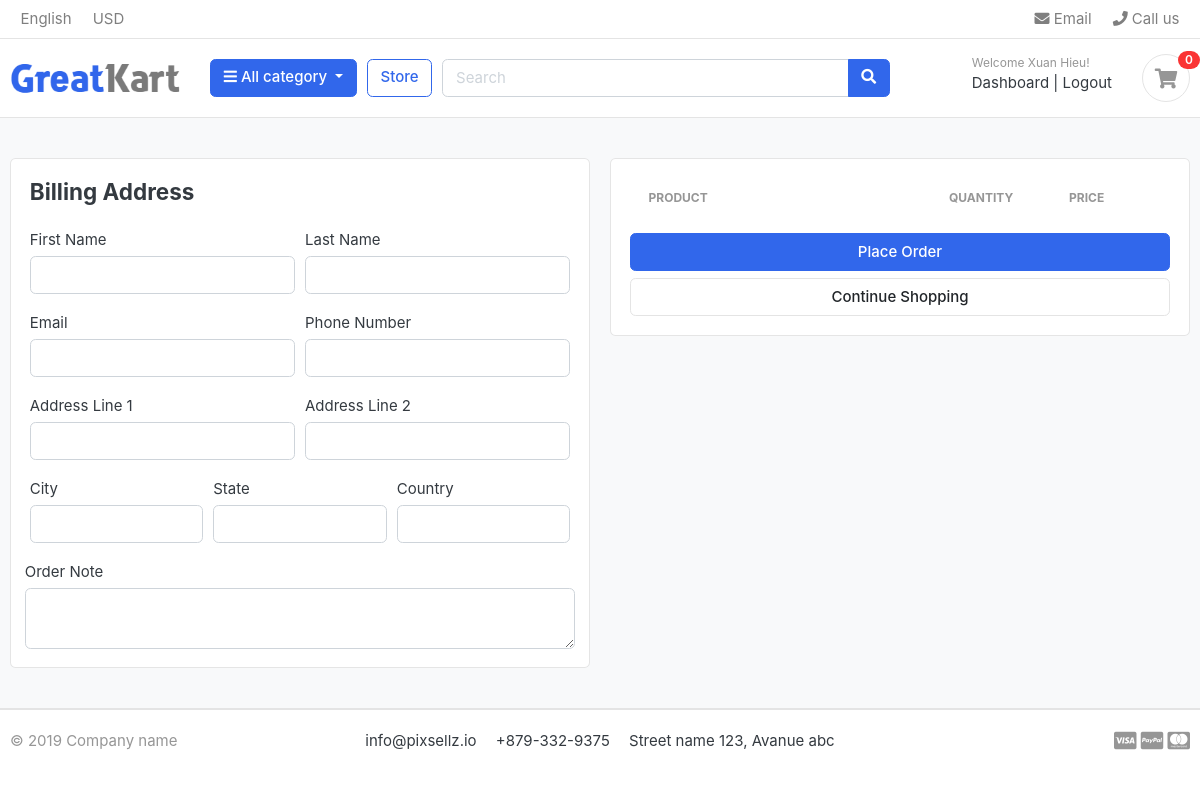
The app's page /cart/checkout/ (signed in), older data.
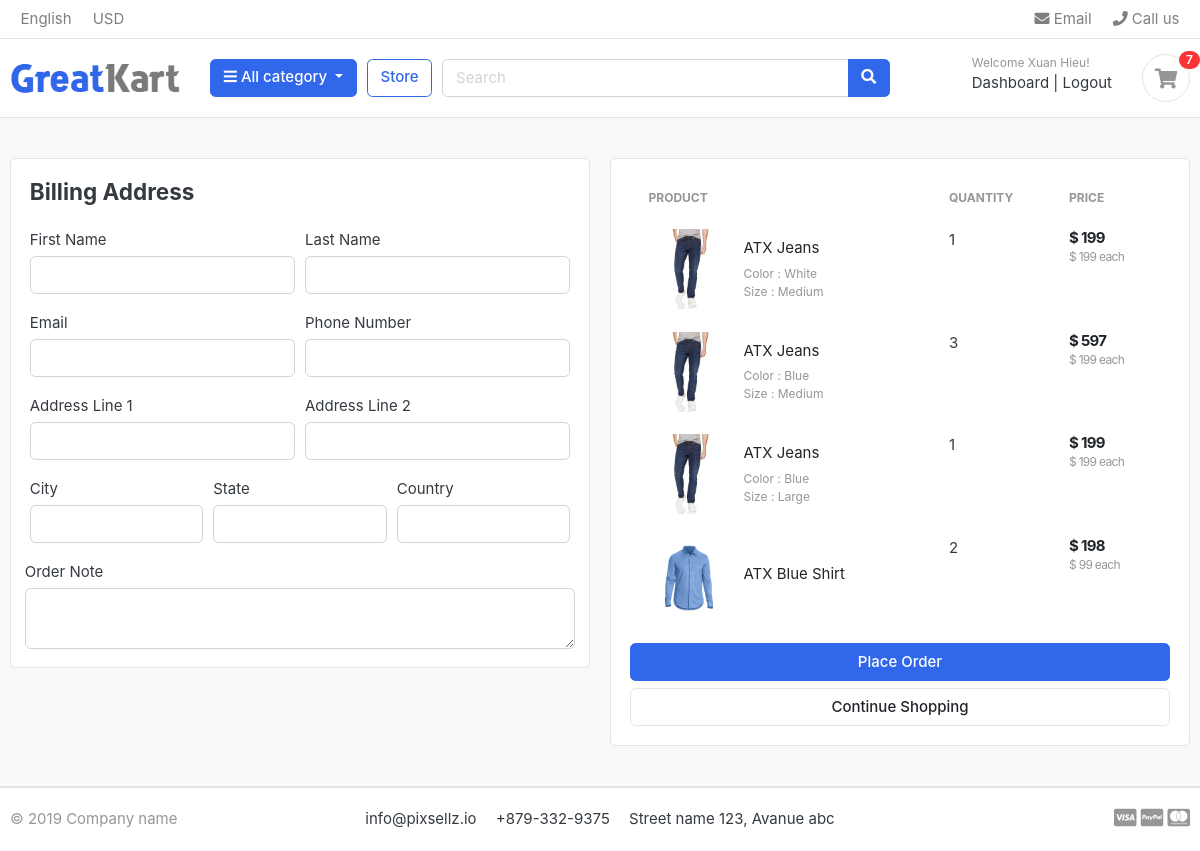
The same page, newer data.
### carts/models.py (models this page shows, shortened)
class CartItem(models.Model):
    product = models.ForeignKey(Product, on_delete=models.CASCADE)
    variations = models.ManyToManyField(Variation, blank=True)
    cart = models.ForeignKey(Cart, on_delete=models.CASCADE, null=True)
    quantity = models.IntegerField()
    is_active = models.BooleanField(default=True)
    user = models.ForeignKey(Account, on_delete=models.CASCADE, null=True)
    def sub_total(self):
        return self.quantity * self.product.price
    class Meta:
        verbose_name = "Cart Item"
        verbose_name_plural = "Cart Items"

### store/models.py (models this page shows, shortened)
class Product(models.Model):
    product_name = models.CharField(max_length=200, unique=True)
    slug = models.SlugField(unique=True)
    description = models.TextField(max_length=500, blank=True)
    price = models.IntegerField()
    image = models.ImageField(upload_to="photos/products")
    stock = models.IntegerField()
    is_available = models.BooleanField(default=True)
    category = models.ForeignKey(Category, on_delete=models.CASCADE)
    created_date = models.DateTimeField(auto_now_add=True)
    modified_date = models.DateTimeField(auto_now=True)
    def get_url(self):
        return reverse("product_detail", args=[self.category.slug, self.slug])

class Variation(models.Model):
    product = models.ForeignKey(
        Product, on_delete=models.CASCADE, related_name="variations"
    )
    variation_category = models.CharField(
        max_length=100, choices=variation_category_choice
    )
    variation_value = models.CharField(max_length=100)
    is_active = models.BooleanField(default=True)
    create_date = models.DateTimeField(auto_now_add=True)
    objects = VariationManager()

### carts/views.py (the view)
# urls.py: path("checkout/", views.checkout, name="checkout"),
@login_required(login_url="login")
def checkout(request, total=0, quantity=0, cart_items=None):
    tax = 0
    grand_total = 0
    try:
        cart_items = CartItem.objects.filter(user=request.user, is_active=True)
        for cart_item in cart_items:
            total += cart_item.product.price * cart_item.quantity
            quantity += cart_item.quantity
        tax = (2 * total) / 100
        grand_total = total + tax
    except ObjectDoesNotExist:
        pass  # just ignore
    context = {
        "total": total,
        "quantity": quantity,
        "cart_items": cart_items,
        "tax": tax,
        "grand_total": grand_total,
    }
    return render(request, "store/checkout.html", context)

### carts/context_processor.py (called while the page is built)
def counter(request):
    cart_count = 0
    if "admin" in request.path:
        return {}
    else:
        try:
            if request.user and request.user.is_authenticated:
                cart_items = CartItem.objects.filter(user=request.user, is_active=True)
            else:
                cart = Cart.objects.filter(cart_id=_cart_id(request))
                cart_items = CartItem.objects.filter(cart=cart[:1], is_active=True)
            for cart_item in cart_items:
                cart_count += cart_item.quantity
        except Cart.DoesNotExist:
            pass
    return dict(cart_count=cart_count)

### category/context_processor.py (called while the page is built)
def category_menu_links(request):
    links = Category.objects.all()
    return dict(category_links=links)

### category/models.py (called while the page is built)
    def get_url(self):
        return reverse("products_by_category", args=[self.slug])

### store/templates/store/checkout.html (shortened to what the changed rows need)
{% extends 'base.html' %}
{% load static %}
{% block content %}
<section class="section-content padding-y bg">
<div class="container">
<form action="" method="POST">
<div class="row">
	<aside class="col-lg-6">
		<div class="card">
			<div class="card-body">
                <table class="table table-borderless table-shopping-cart">
                    <thead class="text-muted">
                    <tr class="small text-uppercase">
                    <th scope="col">Product</th>
                    <th scope="col" width="120">Quantity</th>
                    <th scope="col" width="120">Price</th>
                    </tr>
                    </thead>
                    <tbody>
                    {% for cart_item in cart_items %}
                    <tr>
                        <td>
                            <figure class="itemside align-items-center">
                                <div class="aside"><img src="{{ cart_item.product.image.url }}" class="img-sm"></div>
                                <figcaption class="info">
                                    <a href="{{ cart_item.product.get_url }}" class="title text-dark">{{ cart_item.product.product_name }}</a>
                                    {% if cart_item.variations.all %}
                                        {% for item in cart_item.variations.all  %}
                                            <p class="text-muted small">
                                                {{ item.variation_category|capfirst }} : {{ item.variation_value|capfirst }}
                                            </p>
                                        {% endfor %}
                                    {% endif %}
                                </figcaption>
                            </figure>
                        </td>
                        <td>
                            <label for="">{{ cart_item.quantity }}</label>
                        </td>
                        <td>
                            <div class="price-wrap">
                                <var class="price">$ {{ cart_item.sub_total }}</var>
                                <small class="text-muted"> $ {{ cart_item.product.price }} each </small>
                            </div>
                        </td>
                    </tr>
                    {% endfor %}
                    </tbody>
                </table>
			</div>
		</div>
	</aside>
</div>
</form>
</div>
</section>
{% endblock content %}

### templates/includes/navbar.html (shortened to what this page needs)
{% load static %}
<header class="section-header">
  <nav class="navbar p-md-0 navbar-expand-sm navbar-light border-bottom">
    <div class="container">
      <div class="collapse navbar-collapse" id="navbarTop4">
        <ul class="navbar-nav mr-auto">
          <li class="nav-item dropdown">
            <a href="#" class="nav-link"> English </a>
          </li>
          <li class="nav-item dropdown">
            <a href="#" class="nav-link"> USD </a>
          </li>
        </ul>
        <ul class="navbar-nav">
          <li>
            <a href="#" class="nav-link">
              <i class="fa fa-envelope"></i> Email
            </a>
          </li>
          <li>
            <a href="#" class="nav-link">
              <i class="fa fa-phone"></i> Call us
            </a>
          </li>
        </ul>
      </div>
    </div>
  </nav>
  <section class="header-main border-bottom">
    <div class="container">
      <div class="row align-items-center">
        <div class="col-lg-2 col-md-3 col-6">
          <a href="{% url 'home' %}" class="brand-wrap">
            <img class="logo" src="{%static 'images/logo.png'%}" />
          </a>
        </div>
        <div class="col-lg col-sm col-md col-6 flex-grow-0">
          <div class="category-wrap dropdown d-inline-block float-right">
            <button type="button" class="btn btn-primary dropdown-toggle" data-toggle="dropdown">
              <i class="fa fa-bars"></i> All category
            </button>
          </div>
        </div>
        <a href="{% url 'store' %}" class="btn btn-outline-primary">Store</a>
        <div class="col-lg col-md-6 col-sm-12 col">
          <form action="{% url 'search' %}" class="search" method="GET">
            <div class="input-group w-100">
              <input type="text" class="form-control" style="width: 60%" placeholder="Search" name="keyword"/>
              <div class="input-group-append">
                <button class="btn btn-primary" type="submit">
                  <i class="fa fa-search"></i>
                </button>
              </div>
            </div>
          </form>
        </div>
        <div class="col-lg-3 col-sm-6 col-8 order-2 order-lg-3">
          <div class="d-flex justify-content-end mb-3 mb-lg-0">
          {% if user.id is None %}
            <div class="widget-header">
              <small class="title text-muted">Welcome guest!</small>
              <div>
                <a href="{% url 'login' %}">Sign in</a>
                <span class="dark-transp"> | </span>
                <a href="{% url 'register' %}"> Register</a>
              </div>
            </div>
          {% else %}
            <div class="widget-header">
              <small class="title text-muted">Welcome {{ user.first_name }}!</small>
              <div>
                <a href="{% url 'dashboard' %}">Dashboard</a>
                <span class="dark-transp"> | </span>
                <a href="{% url 'logout' %}"> Logout</a>
              </div>
            </div>
          {% endif %}
            <a href="{% url 'cart' %}" class="widget-header pl-3 ml-3">
              <div class="icon icon-sm rounded-circle border">
                <i class="fa fa-shopping-cart"></i>
              </div>
              <span class="badge badge-pill badge-danger notify">{{ cart_count }}</span>
            </a>
          </div>
        </div>
      </div>
    </div>
  </section>
</header>

Row changes from the older to the newer data that the page shows:
added CartItem: product.image (picture), product.product_name "ATX Jeans", quantity "1", sub_total "199", product.price "199"
now on this page (row unchanged): Variation: variation_category "Color", variation_value "White", shown under "ATX Jeans"
now on this page (row unchanged): Variation: variation_category "Size", variation_value "Medium"
added CartItem: product.image (picture), product.product_name "ATX Jeans", quantity "3", sub_total "597", product.price "199"
now on this page (row unchanged): Variation: variation_category "Color", variation_value "Blue"
added CartItem: product.image (picture), product.product_name "ATX Jeans", quantity "1", sub_total "199", product.price "199"
now on this page (row unchanged): Variation: variation_category "Size", variation_value "Large", shown under "ATX Jeans"
added CartItem: product.image (picture), product.product_name "ATX Blue Shirt", quantity "2", sub_total "198", product.price "99"
Text that changed along with them:
{{ cart_count }}: "0" → "7"
